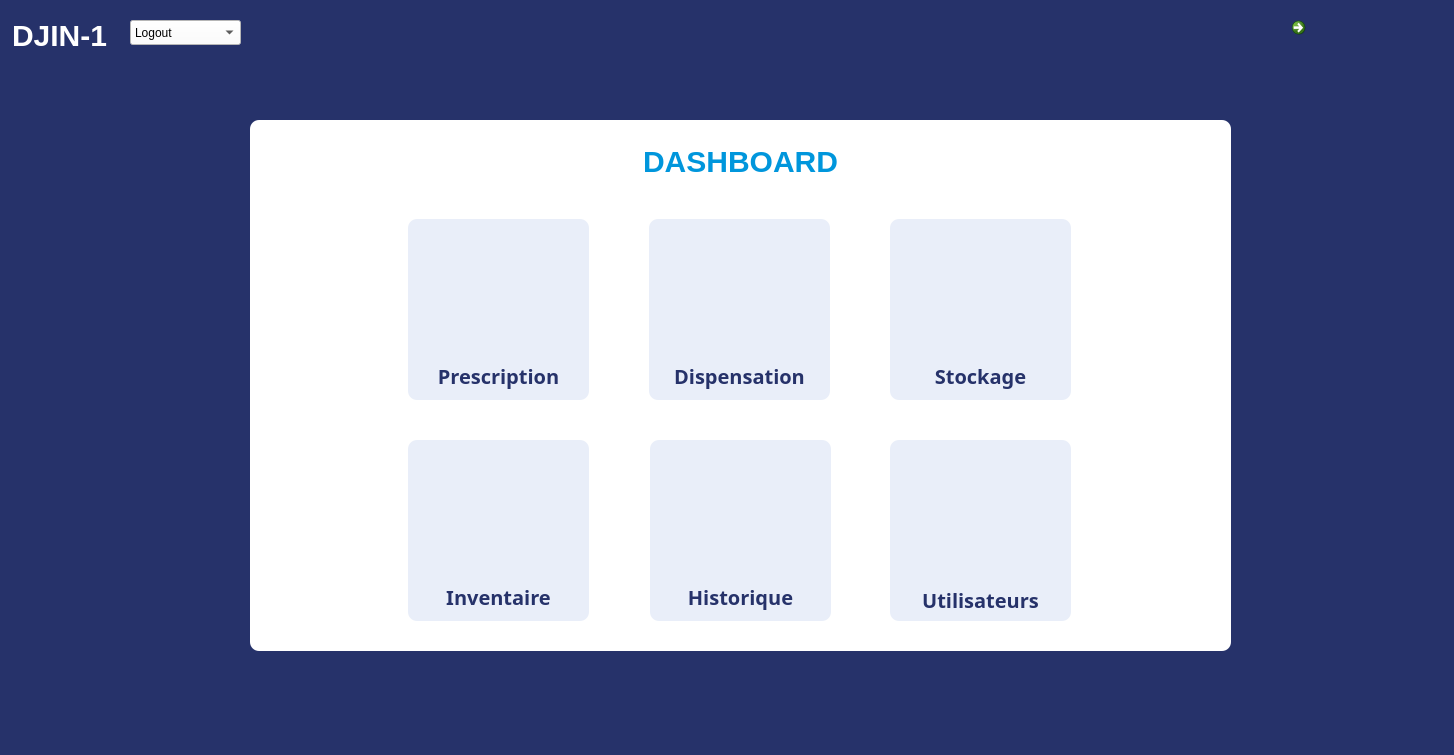
    <widget class="QWidget" name="page_2">
     <property name="styleSheet">
      <string notr="true">

background: #26326A;


</string>
     </property>
     <widget class="QLabel" name="rectangle_user_3">
      <property name="geometry">
       <rect>
        <x>250</x>
        <y>120</y>
        <width>981</width>
        <height>531</height>
       </rect>
      </property>
      <property name="styleSheet">
       <string notr="true">/* Rectangle 21 */

box-sizing: border-box;

position: absolute;
width: 981px;
height: 531px;
left: 250px;
top: 120px;

background: #FFFFFF;
border-radius: 8.85963px;
</string>
      </property>
      <property name="text">
       <string/>
      </property>
      <property name="scaledContents">
       <bool>false</bool>
      </property>
     </widget>
     <widget class="QPushButton" name="Ordonnance_bouton">
      <property name="geometry">
       <rect>
        <x>408</x>
        <y>219</y>
        <width>181</width>
        <height>181</height>
       </rect>
      </property>
      <property name="font">
       <font>
        <family>Montserrat</family>
        <pointsize>15</pointsize>
        <italic>false</italic>
        <bold>true</bold>
       </font>
      </property>
      <property name="styleSheet">
       <string notr="true">/* Rectangle 27 */

box-sizing: border-box;


width: 181px;
height: 181px;
left: 408px;
top: 216px;

background: #E9EEF9;
border-radius: 8.85963px;

/* doctor prescription */


width: 154.31px;
height: 71.62px;
left: 994.16px;
top: 246.37px;

font-family: 'Montserrat';
font-style: normal;
font-weight: 600;
font-size: 23.6257px;
line-height: 29px;
display: flex;
align-items: center;
text-align: center;
text-transform: capitalize;

color: #26326A;

</string>
      </property>
      <property name="text">
       <string/>
      </property>
      <property name="icon">
       <iconset resource="Ressources.qrc">
        <normaloff>:/images/healthcare.png</normaloff>:/images/healthcare.png</iconset>
      </property>
      <property name="iconSize">
       <size>
        <width>100</width>
        <height>100</height>
       </size>
      </property>
     </widget>
     <widget class="QLabel" name="ordonnance_label">
      <property name="geometry">
       <rect>
        <x>408</x>
        <y>360</y>
        <width>181</width>
        <height>31</height>
       </rect>
      </property>
      <property name="font">
       <font>
        <family>Montserrat</family>
        <pointsize>15</pointsize>
        <italic>false</italic>
        <bold>true</bold>
       </font>
      </property>
      <property name="styleSheet">
       <string notr="true">background: transparent;

width: 154.31px;
height: 71.62px;
left: 994.16px;
top: 246.37px;

font-family: 'Montserrat';
font-style: normal;
font-weight: 600;
font-size: 23.6257px;
line-height: 29px;
display: flex;
align-items: center;
text-align: center;
text-transform: capitalize;

color: #26326A;
</string>
      </property>
      <property name="text">
       <string>Prescription</string>
      </property>
      <property name="alignment">
       <set>Qt::AlignCenter</set>
      </property>
     </widget>
     <widget class="QPushButton" name="Distribution_bouton">
      <property name="geometry">
       <rect>
        <x>649</x>
        <y>219</y>
        <width>181</width>
        <height>181</height>
       </rect>
      </property>
      <property name="font">
       <font>
        <family>Montserrat</family>
        <pointsize>15</pointsize>
        <italic>false</italic>
        <bold>true</bold>
       </font>
      </property>
      <property name="styleSheet">
       <string notr="true">/* Rectangle 27 */

box-sizing: border-box;

position: absolute;
width: 181px;
height: 181px;
left: 408px;
top: 216px;

background: #E9EEF9;
border-radius: 8.85963px;

/* doctor prescription */

position: absolute;
width: 154.31px;
height: 71.62px;
left: 994.16px;
top: 246.37px;

font-family: 'Montserrat';
font-style: normal;
font-weight: 600;
font-size: 23.6257px;
line-height: 29px;
display: flex;
align-items: center;
text-align: center;
text-transform: capitalize;

color: #26326A;

</string>
      </property>
      <property name="text">
       <string/>
      </property>
      <property name="icon">
       <iconset resource="Ressources.qrc">
        <normaloff>:/images/drugs.png</normaloff>:/images/drugs.png</iconset>
      </property>
      <property name="iconSize">
       <size>
        <width>100</width>
        <height>100</height>
       </size>
      </property>
     </widget>
     <widget class="QLabel" name="distribution_label">
      <property name="geometry">
       <rect>
        <x>649</x>
        <y>360</y>
        <width>181</width>
        <height>31</height>
       </rect>
      </property>
      <property name="font">
       <font>
        <family>Montserrat</family>
        <pointsize>15</pointsize>
        <italic>false</italic>
        <bold>true</bold>
       </font>
      </property>
      <property name="styleSheet">
       <string notr="true">background: transparent;

width: 154.31px;
height: 71.62px;
left: 994.16px;
top: 246.37px;

font-family: 'Montserrat';
font-style: normal;
font-weight: 600;
font-size: 23.6257px;
line-height: 29px;
display: flex;
align-items: center;
text-align: center;
text-transform: capitalize;

color: #26326A;
</string>
      </property>
      <property name="text">
       <string>Dispensation</string>
      </property>
      <property name="alignment">
       <set>Qt::AlignCenter</set>
      </property>
     </widget>
     <widget class="QPushButton" name="Stockage_bouton">
      <property name="geometry">
       <rect>
        <x>890</x>
        <y>219</y>
        <width>181</width>
        <height>181</height>
       </rect>
      </property>
      <property name="font">
       <font>
        <family>Montserrat</family>
        <pointsize>15</pointsize>
        <italic>false</italic>
        <bold>true</bold>
       </font>
      </property>
      <property name="styleSheet">
       <string notr="true">/* Rectangle 27 */

box-sizing: border-box;

position: absolute;
width: 181px;
height: 181px;
left: 408px;
top: 216px;

background: #E9EEF9;
border-radius: 8.85963px;

/* doctor prescription */

position: absolute;
width: 154.31px;
height: 71.62px;
left: 994.16px;
top: 246.37px;

font-family: 'Montserrat';
font-style: normal;
font-weight: 600;
font-size: 23.6257px;
line-height: 29px;
display: flex;
align-items: center;
text-align: center;
text-transform: capitalize;

color: #26326A;

</string>
      </property>
      <property name="text">
       <string/>
      </property>
      <property name="icon">
       <iconset resource="Ressources.qrc">
        <normaloff>:/images/stock.png</normaloff>:/images/stock.png</iconset>
      </property>
      <property name="iconSize">
       <size>
        <width>100</width>
        <height>100</height>
       </size>
      </property>
     </widget>
     <widget class="QLabel" name="stockage_label">
      <property name="geometry">
       <rect>
        <x>890</x>
        <y>360</y>
        <width>181</width>
        <height>31</height>
       </rect>
      </property>
      <property name="font">
       <font>
        <family>Montserrat</family>
        <pointsize>15</pointsize>
        <italic>false</italic>
        <bold>true</bold>
       </font>
      </property>
      <property name="styleSheet">
       <string notr="true">background: transparent;

width: 154.31px;
height: 71.62px;
left: 994.16px;
top: 246.37px;

font-family: 'Montserrat';
font-style: normal;
font-weight: 600;
font-size: 23.6257px;
line-height: 29px;
display: flex;
align-items: center;
text-align: center;
text-transform: capitalize;

color: #26326A;
</string>
      </property>
      <property name="text">
       <string>Stockage</string>
      </property>
      <property name="alignment">
       <set>Qt::AlignCenter</set>
      </property>
     </widget>
     <widget class="QPushButton" name="Inventaire_bouton">
      <property name="geometry">
       <rect>
        <x>408</x>
        <y>440</y>
        <width>181</width>
        <height>181</height>
       </rect>
      </property>
      <property name="font">
       <font>
        <family>Montserrat</family>
        <pointsize>15</pointsize>
        <italic>false</italic>
        <bold>true</bold>
       </font>
      </property>
      <property name="styleSheet">
       <string notr="true">/* Rectangle 27 */

box-sizing: border-box;

position: absolute;
width: 181px;
height: 181px;
left: 408px;
top: 216px;

background: #E9EEF9;
border-radius: 8.85963px;

/* doctor prescription */

position: absolute;
width: 154.31px;
height: 71.62px;
left: 994.16px;
top: 246.37px;

font-family: 'Montserrat';
font-style: normal;
font-weight: 600;
font-size: 23.6257px;
line-height: 29px;
display: flex;
align-items: center;
text-align: center;
text-transform: capitalize;

color: #26326A;

</string>
      </property>
      <property name="text">
       <string/>
      </property>
      <property name="icon">
       <iconset resource="Ressources.qrc">
        <normaloff>:/images/drugs_inv.png</normaloff>:/images/drugs_inv.png</iconset>
      </property>
      <property name="iconSize">
       <size>
        <width>100</width>
        <height>100</height>
       </size>
      </property>
     </widget>
     <widget class="QLabel" name="inventaire_label">
      <property name="geometry">
       <rect>
        <x>408</x>
        <y>581</y>
        <width>181</width>
        <height>31</height>
       </rect>
      </property>
      <property name="font">
       <font>
        <family>Montserrat</family>
        <pointsize>15</pointsize>
        <italic>false</italic>
        <bold>true</bold>
       </font>
      </property>
      <property name="styleSheet">
       <string notr="true">background: transparent;

width: 154.31px;
height: 71.62px;
left: 994.16px;
top: 246.37px;

font-family: 'Montserrat';
font-style: normal;
font-weight: 600;
font-size: 23.6257px;
line-height: 29px;
display: flex;
align-items: center;
text-align: center;
text-transform: capitalize;

color: #26326A;
</string>
      </property>
      <property name="text">
       <string>Inventaire</string>
      </property>
      <property name="alignment">
       <set>Qt::AlignCenter</set>
      </property>
     </widget>
     <widget class="QPushButton" name="historique_bouton">
      <property name="geometry">
       <rect>
        <x>650</x>
        <y>440</y>
        <width>181</width>
        <height>181</height>
       </rect>
      </property>
      <property name="font">
       <font>
        <family>Montserrat</family>
        <pointsize>15</pointsize>
        <italic>false</italic>
        <bold>true</bold>
       </font>
      </property>
      <property name="styleSheet">
       <string notr="true">/* Rectangle 27 */

box-sizing: border-box;

position: absolute;
width: 181px;
height: 181px;
left: 408px;
top: 216px;

background: #E9EEF9;
border-radius: 8.85963px;

/* doctor prescription */

position: absolute;
width: 154.31px;
height: 71.62px;
left: 994.16px;
top: 246.37px;

font-family: 'Montserrat';
font-style: normal;
font-weight: 600;
font-size: 23.6257px;
line-height: 29px;
display: flex;
align-items: center;
text-align: center;
text-transform: capitalize;

color: #26326A;

</string>
      </property>
      <property name="text">
       <string/>
      </property>
      <property name="icon">
       <iconset resource="Ressources.qrc">
        <normaloff>:/images/pills.png</normaloff>:/images/pills.png</iconset>
      </property>
      <property name="iconSize">
       <size>
        <width>100</width>
        <height>100</height>
       </size>
      </property>
     </widget>
     <widget class="QPushButton" name="Utilisateurs_bouton">
      <property name="geometry">
       <rect>
        <x>890</x>
        <y>440</y>
        <width>181</width>
        <height>181</height>
       </rect>
      </property>
      <property name="font">
       <font>
        <family>Montserrat</family>
        <pointsize>15</pointsize>
        <italic>false</italic>
        <bold>true</bold>
       </font>
      </property>
      <property name="styleSheet">
       <string notr="true">/* Rectangle 27 */

box-sizing: border-box;

position: absolute;
width: 181px;
height: 181px;
left: 408px;
top: 216px;

background: #E9EEF9;
border-radius: 8.85963px;

/* doctor prescription */

position: absolute;
width: 154.31px;
height: 71.62px;
left: 994.16px;
top: 246.37px;

font-family: 'Montserrat';
font-style: normal;
font-weight: 600;
font-size: 23.6257px;
line-height: 29px;
display: flex;
align-items: center;
text-align: center;
text-transform: capitalize;

color: #26326A;

</string>
      </property>
      <property name="text">
       <string/>
      </property>
      <property name="icon">
       <iconset resource="Ressources.qrc">
        <normaloff>:/images/doctor.png</normaloff>:/images/doctor.png</iconset>
      </property>
      <property name="iconSize">
       <size>
        <width>100</width>
        <height>100</height>
       </size>
      </property>
     </widget>
     <widget class="QLabel" name="historique_label">
      <property name="geometry">
       <rect>
        <x>650</x>
        <y>581</y>
        <width>181</width>
        <height>31</height>
       </rect>
      </property>
      <property name="font">
       <font>
        <family>Montserrat</family>
        <pointsize>15</pointsize>
        <italic>false</italic>
        <bold>true</bold>
       </font>
      </property>
      <property name="styleSheet">
       <string notr="true">background: transparent;

width: 154.31px;
height: 71.62px;
left: 994.16px;
top: 246.37px;

font-family: 'Montserrat';
font-style: normal;
font-weight: 600;
font-size: 23.6257px;
line-height: 29px;
display: flex;
align-items: center;
text-align: center;
text-transform: capitalize;

color: #26326A;
</string>
      </property>
      <property name="text">
       <string>Historique</string>
      </property>
      <property name="alignment">
       <set>Qt::AlignCenter</set>
      </property>
     </widget>
     <widget class="QLabel" name="utilisateur_label">
      <property name="geometry">
       <rect>
        <x>890</x>
        <y>590</y>
        <width>181</width>
        <height>20</height>
       </rect>
      </property>
      <property name="font">
       <font>
        <family>Montserrat</family>
        <pointsize>15</pointsize>
        <italic>false</italic>
        <bold>true</bold>
       </font>
      </property>
      <property name="styleSheet">
       <string notr="true">background: transparent;

width: 154.31px;
height: 71.62px;
left: 994.16px;
top: 246.37px;

font-family: 'Montserrat';
font-style: normal;
font-weight: 600;
font-size: 23.6257px;
line-height: 29px;
display: flex;
align-items: center;
text-align: center;
text-transform: capitalize;

color: #26326A;
</string>
      </property>
      <property name="text">
       <string>Utilisateurs</string>
      </property>
      <property name="alignment">
       <set>Qt::AlignCenter</set>
      </property>
     </widget>
     <widget class="QLabel" name="date_1">
      <property name="geometry">
       <rect>
        <x>25</x>
        <y>728</y>
        <width>192</width>
        <height>18</height>
       </rect>
      </property>
      <property name="font">
       <font>
        <family>Montserrat</family>
        <pointsize>14</pointsize>
        <italic>false</italic>
        <bold>false</bold>
       </font>
      </property>
      <property name="styleSheet">
       <string notr="true">color : #FFFFFF;
</string>
      </property>
      <property name="text">
       <string/>
      </property>
     </widget>
     <widget class="QLabel" name="heure_1">
      <property name="geometry">
       <rect>
        <x>249</x>
        <y>728</y>
        <width>121</width>
        <height>18</height>
       </rect>
      </property>
      <property name="font">
       <font>
        <family>Montserrat</family>
        <pointsize>14</pointsize>
        <italic>false</italic>
        <bold>false</bold>
       </font>
      </property>
      <property name="styleSheet">
       <string notr="true">color : #FFFFFF;
/* 11 : 20 : 35 */

position: absolute;
width: 68px;
height: 18px;
left: 249.44px;
top: 728.63px;

font-family: 'Montserrat';
font-style: normal;
font-weight: 400;
font-size: 14.766px;
line-height: 18px;
/* identical to box height */
text-transform: lowercase;

color: #FFFFFF;

</string>
      </property>
      <property name="text">
       <string/>
      </property>
     </widget>
     <widget class="QLabel" name="Asqii_logo_3">
      <property name="geometry">
       <rect>
        <x>1306</x>
        <y>703</y>
        <width>139</width>
        <height>34</height>
       </rect>
      </property>
      <property name="text">
       <string/>
      </property>
      <property name="pixmap">
       <pixmap>:/Asqii 2.png</pixmap>
      </property>
     </widget>
     <widget class="QLabel" name="dashboard">
      <property name="geometry">
       <rect>
        <x>644</x>
        <y>148</y>
        <width>193</width>
        <height>26</height>
       </rect>
      </property>
      <property name="styleSheet">
       <string notr="true">/* DASHBORD */

position: absolute;
width: 193px;
height: 26px;
left: 644px;
top: 148px;

font-family: 'Montserrat';
font-style: normal;
font-weight: 700;
font-size: 30px;
line-height: 37px;
text-transform: uppercase;

color: #0096DC;

background : #FFFFFF;</string>
      </property>
      <property name="text">
       <string>DASHBOARD</string>
      </property>
      <property name="alignment">
       <set>Qt::AlignCenter</set>
      </property>
     </widget>
     <widget class="QCommandLinkButton" name="Logout">
      <property name="geometry">
       <rect>
        <x>1284</x>
        <y>10</y>
        <width>161</width>
        <height>47</height>
       </rect>
      </property>
      <property name="styleSheet">
       <string notr="true">/* USER ADMIN */

position: absolute;
width: 126px;
height: 23px;
left: 1323.27px;
top: 27.9px;

font-family: 'Montserrat';
font-style: normal;
font-weight: 600;
font-size: 18.5381px;
line-height: 23px;
/* identical to box height */
text-transform: capitalize;

color: #0096DC;

</string>
      </property>
      <property name="text">
       <string/>
      </property>
      <property name="icon">
       <iconset resource="Ressources.qrc">
        <normaloff>:/images/profilecircle.png</normaloff>:/images/profilecircle.png</iconset>
      </property>
      <property name="iconSize">
       <size>
        <width>40</width>
        <height>40</height>
       </size>
      </property>
     </widget>
     <widget class="QComboBox" name="comboBox_logout">
      <property name="geometry">
       <rect>
        <x>130</x>
        <y>20</y>
        <width>111</width>
        <height>25</height>
       </rect>
      </property>
      <property name="styleSheet">
       <string notr="true">/* Rectangle 18 */

box-sizing: border-box;

position: absolute;
width: 90px;
height: 31px;
left: 429px;
top: 289px;

background: #FFFFFF;

color : #000000;


font-family: 'Montserrat';
font-style: normal;
font-weight: 400;
font-size: 22.5647px;
line-height: 28px;

text-transform: capitalize;

color: #000000;
</string>
      </property>
      <property name="currentIndex">
       <number>0</number>
      </property>
      <item>
       <property name="text">
        <string>Logout</string>
       </property>
      </item>
      <item>
       <property name="text">
        <string>Parametres</string>
       </property>
      </item>
     </widget>
     <widget class="QLabel" name="label_4">
      <property name="geometry">
       <rect>
        <x>12</x>
        <y>20</y>
        <width>101</width>
        <height>31</height>
       </rect>
      </property>
      <property name="styleSheet">
       <string notr="true">/* Nom projet */

position: absolute;
width: 211px;
height: 37px;
left: 25px;
top: 19px;

font-family: 'Montserrat';
font-style: normal;
font-weight: 700;
font-size: 30px;
line-height: 37px;
/* identical to box height */
text-transform: uppercase;

color: #FFFFFF;

</string>
      </property>
      <property name="text">
       <string>DJIN-1</string>
      </property>
     </widget>
     <zorder>rectangle_user_3</zorder>
     <zorder>Ordonnance_bouton</zorder>
     <zorder>Distribution_bouton</zorder>
     <zorder>Stockage_bouton</zorder>
     <zorder>stockage_label</zorder>
     <zorder>Inventaire_bouton</zorder>
     <zorder>historique_bouton</zorder>
     <zorder>Utilisateurs_bouton</zorder>
     <zorder>utilisateur_label</zorder>
     <zorder>date_1</zorder>
     <zorder>heure_1</zorder>
     <zorder>Asqii_logo_3</zorder>
     <zorder>dashboard</zorder>
     <zorder>Logout</zorder>
     <zorder>comboBox_logout</zorder>
     <zorder>ordonnance_label</zorder>
     <zorder>inventaire_label</zorder>
     <zorder>distribution_label</zorder>
     <zorder>historique_label</zorder>
     <zorder>label_4</zorder>
    </widget>
